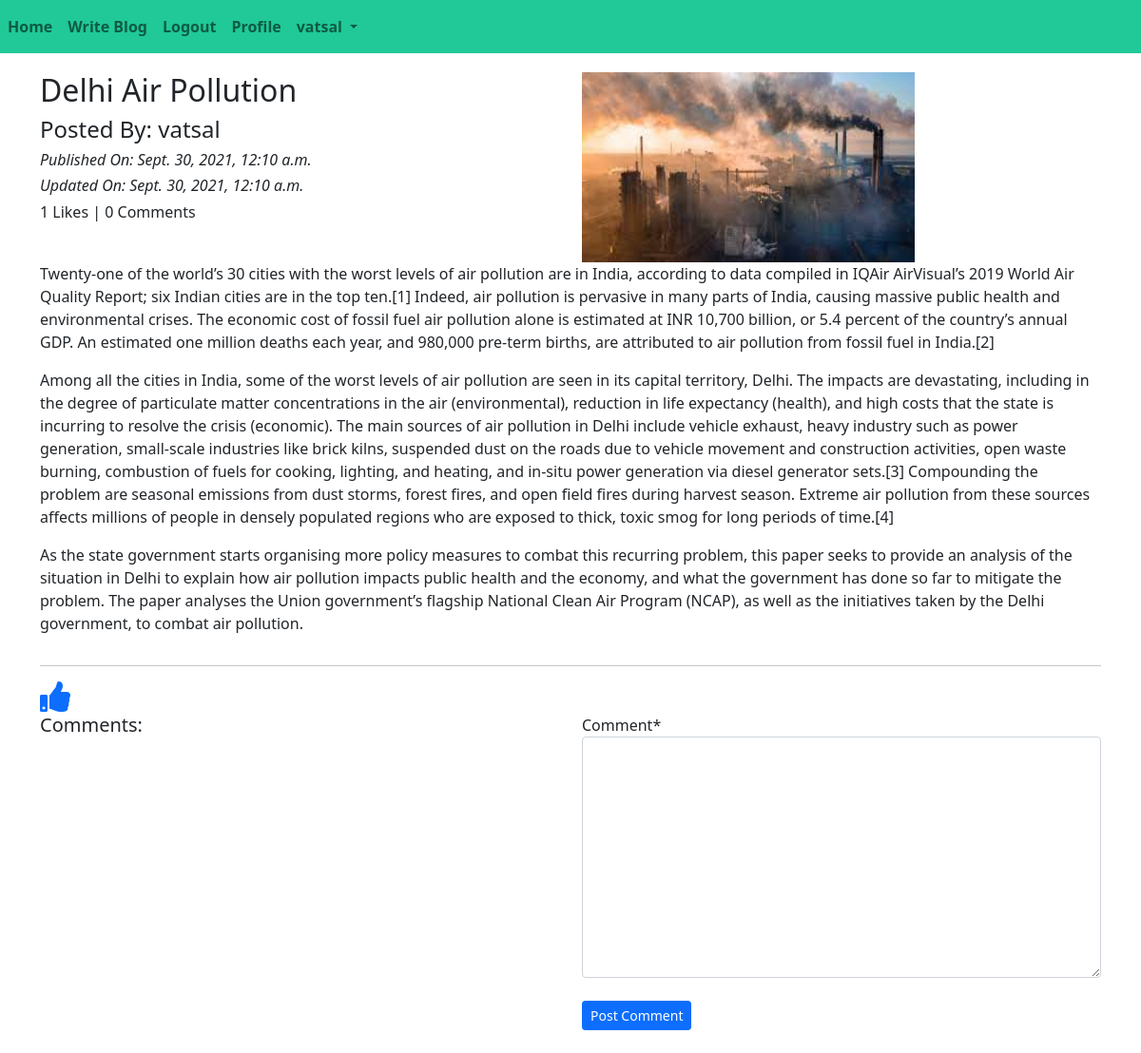
The app's page /blog/details/Delhi-Air-Pollution-67766eb4-8581-4c7e-b48e-f7da695bfee0 (signed in) with its own data.
### App_Blog/models.py (models this page shows, shortened)
class Blog(models.Model):
    author = models.ForeignKey(User,on_delete=models.CASCADE,related_name = 'post_author')
    blog_title = models.CharField(max_length=300,verbose_name='Put a Title')
    slug = models.SlugField(max_length=300,unique=True)
    blog_content = models.TextField(verbose_name="What's in your mind?")
    blog_image = models.ImageField(upload_to='blog_images',verbose_name='Blog Image')
    publish_date = models.DateTimeField(auto_now_add=True)
    update_date = models.DateTimeField(auto_now=True)
    class Meta:
        ordering = ['-publish_date']

### App_Blog/views.py (the view, shortened to what this page needs)
# urls.py: path('details/<slug:slug>',views.blog_details,name = 'blog_details'),
def blog_details(request,slug):
    blog = Blog.objects.get(slug=slug)
    comment_form = CommentForm()
    already_liked = Likes.objects.filter(blog = blog,user = request.user)
    if already_liked:
        liked = True
    else:
        liked = False
    return render(request, 'App_Blog/blog_details.html',context = {'blog':blog,'comment_form':comment_form,'liked':liked})

### App_Blog/forms.py
class CommentForm(forms.ModelForm):
    class Meta:
        model = Comment
        fields = ('comment',)

### templates/App_Blog/blog_details.html (shortened to what this page needs)
{% extends 'base.html' %}
{% load crispy_forms_tags %}
{% block body %}
<div class ="row">
    <div class="col-sm-6">
        <h2>{{ blog.blog_title }}</h2>
        <h4>Posted By: {{ blog.author }}</h4>
        <i><h6>Published On: {{ blog.publish_date}}</h6></i>
        <i><h6>Updated On: {{ blog.update_date}}</h6></i>
        <h6>{{ blog.liked_blog.count }} Likes | {{ blog.blog_comment.count }} Comments</h6>
    </div>
    <div class ="col-sm-6">
        <img src="/media/{{blog.blog_image}}" width="350px" height="200px">
    </div>
    {{ blog.blog_content|linebreaks }}
</div>
<hr>
{% if not liked %}
<a href="{% url 'App_Blog:liked_post' pk=blog.pk %}">
<i class="fas fa-thumbs-up fa-2x"></i>
</a>
{% else %}
<a href="{% url 'App_Blog:unliked_post' pk=blog.pk %}">
<i class="fas fa-thumbs-down fa-2x"></i>
</a>
{% endif %}
<div class="row">
    <div class="col-sm-6">
        <h5>Comments: </h5>
    </div>
    <div class="col-sm-6">
        <form method="post">
            {{ comment_form|crispy}}
            <br>
            <button type="submit" class="btn btn-primary btn-sm">Post Comment</button>
        </form>
        <br>
    </div>
</div>
{% endblock %}

### templates/base.html (shortened to what this page needs)
<!doctype html>
<html lang="en">
<head>
    <link href="https://cdn.jsdelivr.net/npm/bootstrap@5.1.1/dist/css/bootstrap.min.css" rel="stylesheet"
>
    <link rel="stylesheet" href="https://pro.fontawesome.com/releases/v5.10.0/css/all.css"/>
</head>
<body>
    <nav class ="navbar navbar-expand-lg  navbar-light " style="background-color: #20c997;">
        <ul class = "navbar-nav">
            <li class="nav-item active">
                <a class = "nav-link" href="{% url 'index' %}"><strong>Home</strong></a>
            </li>
            {% if user.is_authenticated %}
            <li class="nav-item active">
                <a class = "nav-link" href="{% url 'App_Blog:create_blog' %}"><strong>Write Blog</strong></a>
            </li>
            <li class="nav-item active">
                <a class = "nav-link" href="{% url 'App_Login:logout' %}"><strong>Logout</strong></a>
            </li>
            <li class="nav-item active">
                <a class = "nav-link" href="{% url 'App_Login:profile' %}"><strong>Profile</strong></a>
            </li>
            {% endif %}
            {% if user.is_authenticated %}
            <li class="nav-item dropdown">
                <a class="nav-link dropdown-toggle" href="#" id="navbarDropdown" role="button"
                   data-bs-toggle="dropdown" aria-expanded="false">
                    <strong>{{ user.username }}</strong>
                </a>
            </li>
            {% endif %}
        </ul>
    </nav>
    <div class = 'container' style="padding-top:20px">
        {% block body %}
        {% endblock %}
    </div>
</body>
</html>

### records on screen
Blog: blog_title "Delhi Air Pollution", author "vatsal", publish_date "Sept. 30, 2021, 12:10 a.m.", update_date "Sept. 30, 2021, 12:10 a.m.", liked_blog.count "1", blog_comment.count "0", blog_image (picture), blog_content "Twenty-one of the world’s 30 cities with the worst levels of air pollution are in India, according to data compiled in IQAir AirVisual’s 2019 World Air Quality Report; six Indian cities are in the top ten.[1] Indeed, air pollution is pervasive in many parts of India, causing massive public health and environmental crises. The economic cost of fossil fuel air pollution alone is estimated at INR 10,700 billion, or 5.4 percent of the country’s annual GDP. An estimated one million deaths each year, and 980,000 pre-term births, are attributed to air pollution from fossil fuel in India.[2] Among all the cities in India, some of the worst levels of air pollution are seen in its capital territory,…"

### other values on screen
{{ user.username }} "vatsal"
